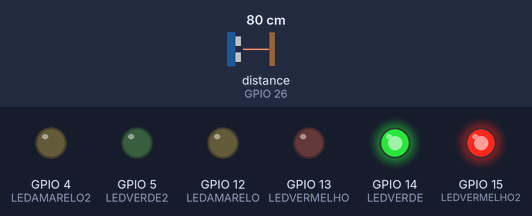
The sketch below on a simulated ESP32. Shown: output pins drawn as LEDs (lit = HIGH). Wiring (inferred from the names in the program): ultrasonic range finder: trigger GPIO 25; echo GPIO 26. The inputs (shaded band) are chosen by the test bench; at power-on: distance to the obstacle (sensor on GPIO 26) 80 cm. The echo pulse lasts 58.3 µs per cm; pins used as bus, display or sensor lines are not drawn; what the sketch prints to the serial monitor is not drawn.

Above: at 0.1 s.
Timing chart, 0 to 1.6 s (numbered marks = the images above):
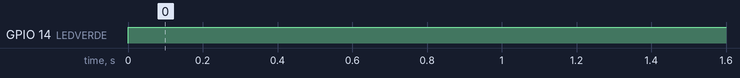

The sketch:

sketch_jun27a.ino
```cpp
#define LEDVERDE 14
#define LEDAMARELO 12
#define LEDVERMELHO 13
#define LEDVERDE2 5
#define LEDAMARELO2 4
#define LEDVERMELHO2 15
#define TRIG 25
#define ECHO 26
void setup() {

Serial.begin(9600);
pinMode(TRIG, OUTPUT);
pinMode(ECHO, INPUT);
pinMode(LEDVERMELHO,OUTPUT);
pinMode(LEDAMARELO,OUTPUT);
pinMode(LEDVERDE,OUTPUT);
pinMode(LEDVERMELHO2,OUTPUT);
pinMode(LEDAMARELO2,OUTPUT);
pinMode(LEDVERDE2,OUTPUT);

}
void loop() {
  digitalWrite(LEDVERMELHO2,HIGH);
digitalWrite(LEDVERDE, HIGH);
digitalWrite(TRIG, HIGH);
delay(1);
digitalWrite(TRIG, LOW);
int distancia = pulseIn(ECHO, HIGH) * 0.0345 / 2;
if (distancia < 20){
  delay(5000);
  digitalWrite(LEDVERDE,LOW);
  digitalWrite(LEDVERMELHO2,LOW);
  digitalWrite(LEDAMARELO,HIGH);
delay(2000);
digitalWrite(LEDAMARELO, LOW);
  digitalWrite(LEDVERMELHO,HIGH);
  digitalWrite(LEDVERDE2,HIGH);
delay(15000);
digitalWrite(LEDVERDE2,LOW);
 digitalWrite(LEDVERMELHO,LOW);
  digitalWrite(LEDAMARELO2,HIGH);
delay(2000);
digitalWrite(LEDAMARELO2, LOW);
}
Serial.println(distancia);
}
```

Measured:
- by itself, GPIO 14 (LEDVERDE): LOW → HIGH at 0.00 s
